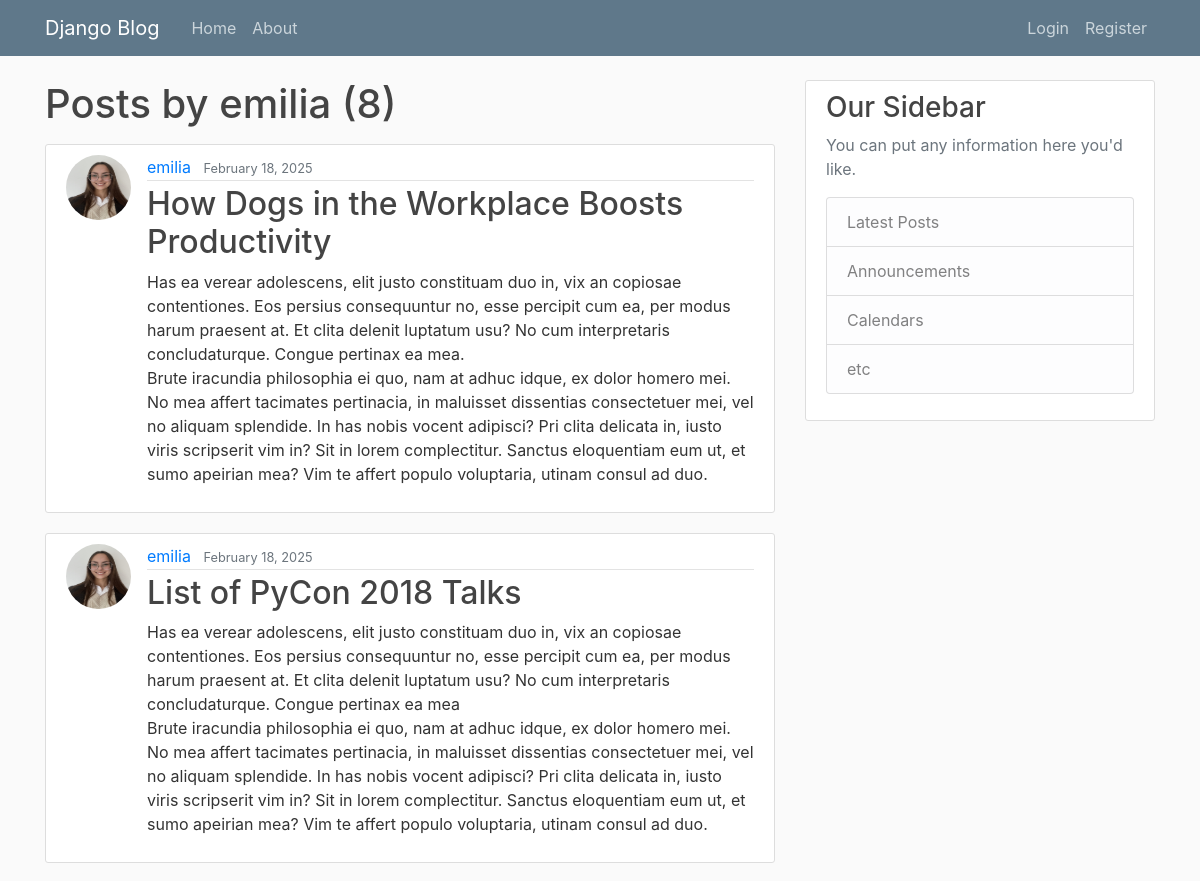
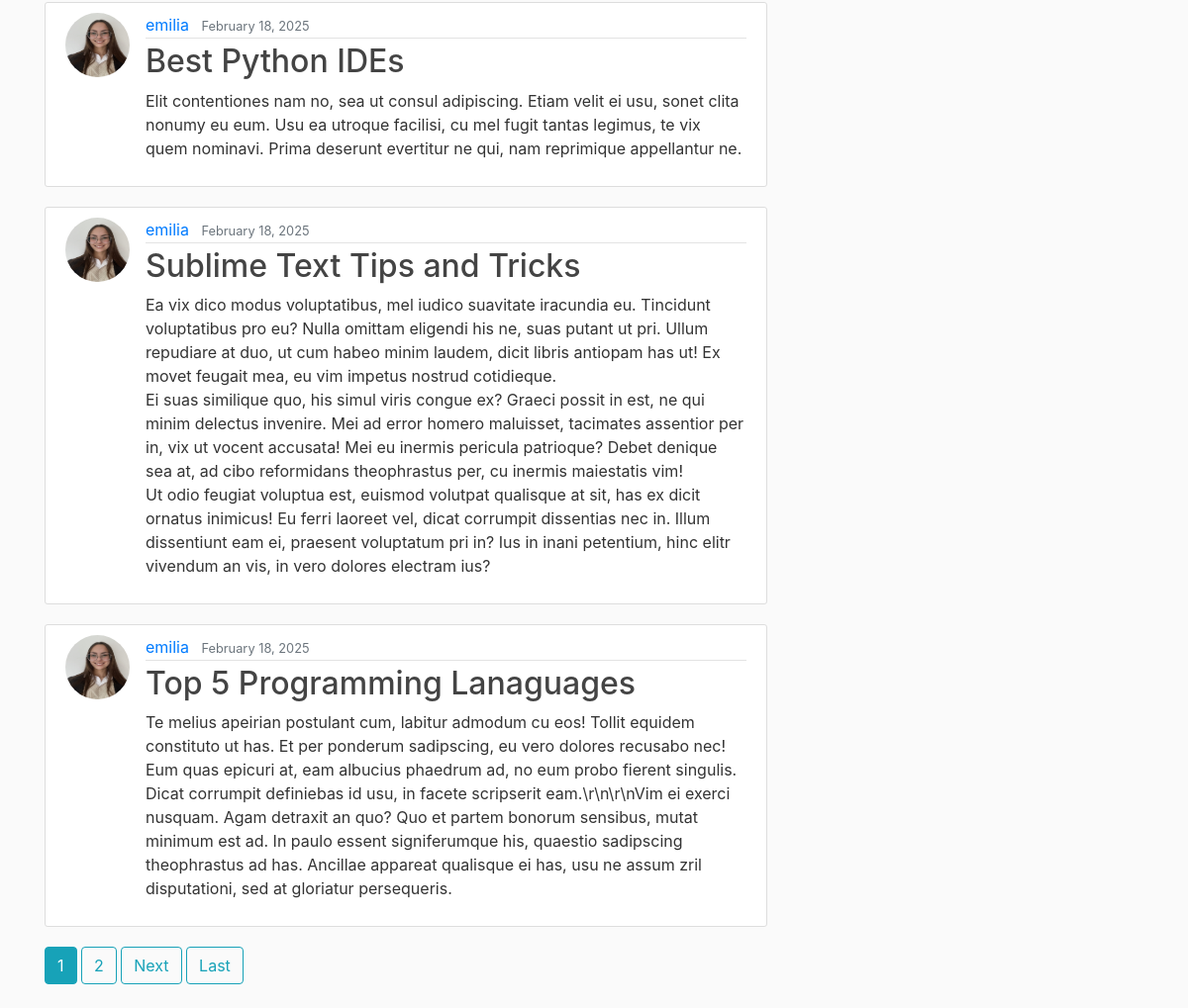
/user/emilia, run on the app's committed database (2 pictures, top to bottom).
### blog/models.py (models this page shows, shortened)
class Post(models.Model):
    title = models.CharField(max_length=100)
    content = models.TextField()
    date_posted = models.DateTimeField(default=timezone.now)
    author = models.ForeignKey(User, on_delete=models.CASCADE)

### users/models.py (models this page shows, shortened)
class Profile(models.Model):
    user = models.OneToOneField(User, on_delete=models.CASCADE)
    image = models.ImageField(default='default.jpg', upload_to='profile_pics')

### blog/views.py (the view)
# urls.py: path('user/<str:username>', UserPostListView.as_view(), name='user-posts'),
class UserPostListView(ListView):
    model = Post
    template_name = 'blog/user_posts.html'
    context_object_name = 'posts'
    paginate_by = 5
    def get_queryset(self):
        user = get_object_or_404(User, username=self.kwargs.get('username'))
        return Post.objects.filter(author=user).order_by('-date_posted')

### blog/templates/blog/user_posts.html (shortened to what this page needs)
{% extends "blog/base.html" %}
{% block content %}
    <h1 class="mb-3">Posts by {{ view.kwargs.username }} ({{ page_obj.paginator.count }})</h1>
    {% for post in posts %}
        <article class="media content-section">
          <img class="rounded-circle article-img" src="{{ post.author.profile.image.url }}">
          <div class="media-body">
            <div class="article-metadata">
              <a class="mr-2" href="{% url 'user-posts' post.author.username %}">{{ post.author }}</a>
              <small class="text-muted">{{ post.date_posted|date:"F d, Y" }}</small>
            </div>
            <h2><a class="article-title" href="{% url 'post-detail' post.id %}">{{ post.title }}</a></h2>
            <p class="article-content">{{ post.content }}</p>
          </div>
        </article>
    {% endfor %}
    {% if is_paginated %}
      {% for num in page_obj.paginator.page_range %}
        {% if page_obj.number == num %}
          <a class="btn btn-info mb-4" href="?page={{ num }}">{{ num }}</a>
        {% elif num > page_obj.number|add:'-3' and num < page_obj.number|add:'3' %}
          <a class="btn btn-outline-info mb-4" href="?page={{ num }}">{{ num }}</a>
        {% endif %}
      {% endfor %}
      {% if page_obj.has_next %}
        <a class="btn btn-outline-info mb-4" href="?page={{ page_obj.next_page_number }}">Next</a>
        <a class="btn btn-outline-info mb-4" href="?page={{ page_obj.paginator.num_pages }}">Last</a>
      {% endif %}
    {% endif %}
{% endblock content %}

### blog/static/blog/main.css (style rules this page uses)
body { background: #fafafa; color: #333333; margin-top: 5rem; }
h1, h2, h3, h4, h5, h6 { color: #444444; }
.content-section { background: #ffffff; padding: 10px 20px; border: 1px solid #dddddd; border-radius: 3px; margin-bottom: 20px; }
.article-title { color: #444444; }
.article-content { white-space: pre-line; }
.article-img { height: 65px; width: 65px; margin-right: 16px; }
.article-metadata { padding-bottom: 1px; margin-bottom: 4px; border-bottom: 1px solid #e3e3e3 }

### data on the page
Post: author.profile.image (picture), author "emilia", date_posted "February 18, 2025", title "How Dogs in the Workplace Boosts Productivity", content "Has ea verear adolescens, elit justo constituam duo in, vix an copiosae contentiones. Eos persius consequuntur no, esse percipit cum ea, per modus harum praesent at. Et clita delenit luptatum usu? No cum interpretaris concludaturque. Congue pertinax ea mea. Brute iracundia philosophia ei quo, nam at adhuc idque, ex dolor homero mei. No mea affert tacimates pertinacia, in maluisset dissentias consectetuer mei, vel no aliquam splendide. In has nobis vocent adipisci? Pri clita delicata in, iusto viris scripserit vim in? Sit in lorem complectitur. Sanctus eloquentiam eum ut, et sumo apeirian mea? Vim te affert populo voluptaria, utinam consul ad duo."
Post: author.profile.image (picture), author "emilia", date_posted "February 18, 2025", title "List of PyCon 2018 Talks", content "Has ea verear adolescens, elit justo constituam duo in, vix an copiosae contentiones. Eos persius consequuntur no, esse percipit cum ea, per modus harum praesent at. Et clita delenit luptatum usu? No cum interpretaris concludaturque. Congue pertinax ea mea Brute iracundia philosophia ei quo, nam at adhuc idque, ex dolor homero mei. No mea affert tacimates pertinacia, in maluisset dissentias consectetuer mei, vel no aliquam splendide. In has nobis vocent adipisci? Pri clita delicata in, iusto viris scripserit vim in? Sit in lorem complectitur. Sanctus eloquentiam eum ut, et sumo apeirian mea? Vim te affert populo voluptaria, utinam consul ad duo."
Post: author.profile.image (picture), author "emilia", date_posted "February 18, 2025", title "Best Python IDEs", content "Elit contentiones nam no, sea ut consul adipiscing. Etiam velit ei usu, sonet clita nonumy eu eum. Usu ea utroque facilisi, cu mel fugit tantas legimus, te vix quem nominavi. Prima deserunt evertitur ne qui, nam reprimique appellantur ne."
Post: author.profile.image (picture), author "emilia", date_posted "February 18, 2025", title "Sublime Text Tips and Tricks", content "Ea vix dico modus voluptatibus, mel iudico suavitate iracundia eu. Tincidunt voluptatibus pro eu? Nulla omittam eligendi his ne, suas putant ut pri. Ullum repudiare at duo, ut cum habeo minim laudem, dicit libris antiopam has ut! Ex movet feugait mea, eu vim impetus nostrud cotidieque. Ei suas similique quo, his simul viris congue ex? Graeci possit in est, ne qui minim delectus invenire. Mei ad error homero maluisset, tacimates assentior per in, vix ut vocent accusata! Mei eu inermis pericula patrioque? Debet denique sea at, ad cibo reformidans theophrastus per, cu inermis maiestatis vim! Ut odio feugiat voluptua est, euismod volutpat qualisque at sit, has ex dicit ornatus inimicus! Eu…"
Post: author.profile.image (picture), author "emilia", date_posted "February 18, 2025", title "Top 5 Programming Lanaguages", content "Te melius apeirian postulant cum, labitur admodum cu eos! Tollit equidem constituto ut has. Et per ponderum sadipscing, eu vero dolores recusabo nec! Eum quas epicuri at, eam albucius phaedrum ad, no eum probo fierent singulis. Dicat corrumpit definiebas id usu, in facete scripserit eam.\\r\\n\\r\\nVim ei exerci nusquam. Agam detraxit an quo? Quo et partem bonorum sensibus, mutat minimum est ad. In paulo essent signiferumque his, quaestio sadipscing theophrastus ad has. Ancillae appareat qualisque ei has, usu ne assum zril disputationi, sed at gloriatur persequeris."

### other printed values
{{ view.kwargs.username }} "emilia"
{{ page_obj.paginator.count }} "8"
{{ num }} "1"
{{ num }} "2"
